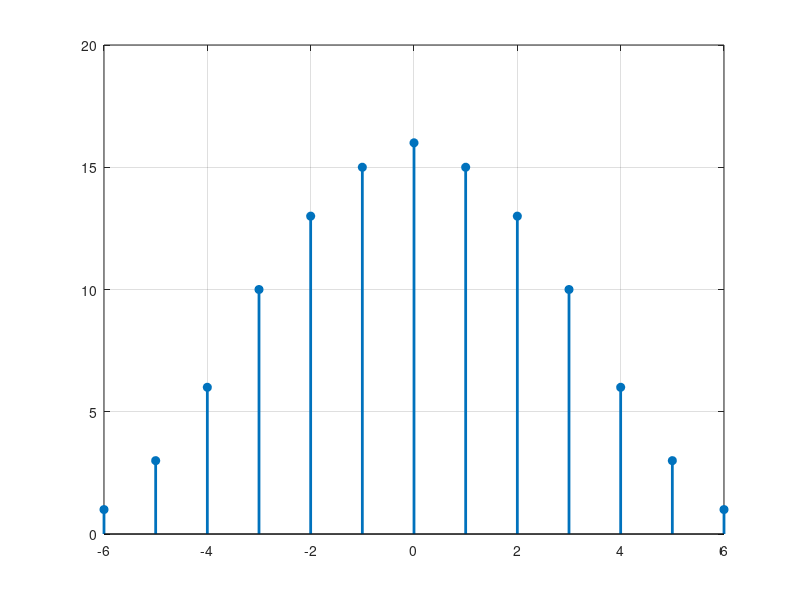

This figure's MATLAB source:
clc;
clear all;
close all;

u = @(n) n >= 0;
n = -4:4;
%stem(n,u(n),"filled");

x1 = @(n) ((4-abs(n)).*(u(n+3)-u(n-4)));
%stem(n, x1(n), "filled", "LineWidth", 2);

h = @(n) (u(n+3)-u(n-4));
%stem(n, h(n), "filled", "LineWidth", 2);

cv1 = conv(x1(n),h(n))
n = -8:8;
%stem(n, cv1, "filled", "LineWidth", 2);

n = -3:3;
Lh = length(h(n))
H = convmtx(h(n),Lh)
y = x1(n)*H;
n = -6:6;
stem(n, y, "filled", "LineWidth", 2);

n = -11:9;
x1_ex = x1(mod(n-3, 7)-3);
%stem(n+1, x1_ex, "filled", "LineWidth", 2);

h2 = @(n) n.*(u(n+3)-u(n-4));
%stem(n+1, h2(n), "filled", "LineWidth", 2);
h_ex = h2(mod(n-3, 7)-3);
%stem(n+1, h_ex, "filled", "LineWidth", 2);

cv3 = cconv(x1_ex,h_ex);
n = -20:20;
%stem(n, cv3, "filled", "LineWidth", 2);

grid on;